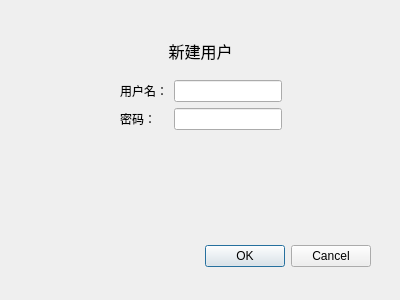
<?xml version="1.0" encoding="UTF-8"?>
<ui version="4.0">
 <class>AddUserDialog</class>
 <widget class="QDialog" name="AddUserDialog">
  <property name="geometry">
   <rect>
    <x>0</x>
    <y>0</y>
    <width>400</width>
    <height>300</height>
   </rect>
  </property>
  <property name="windowTitle">
   <string>Dialog</string>
  </property>
  <widget class="QDialogButtonBox" name="buttonBox">
   <property name="geometry">
    <rect>
     <x>30</x>
     <y>240</y>
     <width>341</width>
     <height>32</height>
    </rect>
   </property>
   <property name="orientation">
    <enum>Qt::Horizontal</enum>
   </property>
   <property name="standardButtons">
    <set>QDialogButtonBox::Cancel|QDialogButtonBox::Ok</set>
   </property>
  </widget>
  <widget class="QLabel" name="label_3">
   <property name="geometry">
    <rect>
     <x>0</x>
     <y>30</y>
     <width>401</width>
     <height>41</height>
    </rect>
   </property>
   <property name="font">
    <font>
     <pointsize>12</pointsize>
    </font>
   </property>
   <property name="frameShape">
    <enum>QFrame::NoFrame</enum>
   </property>
   <property name="text">
    <string>新建用户</string>
   </property>
   <property name="textFormat">
    <enum>Qt::PlainText</enum>
   </property>
   <property name="alignment">
    <set>Qt::AlignCenter</set>
   </property>
  </widget>
  <widget class="QWidget" name="">
   <property name="geometry">
    <rect>
     <x>0</x>
     <y>80</y>
     <width>401</width>
     <height>52</height>
    </rect>
   </property>
   <layout class="QHBoxLayout" name="horizontalLayout">
    <item>
     <spacer name="horizontalSpacer">
      <property name="orientation">
       <enum>Qt::Horizontal</enum>
      </property>
      <property name="sizeHint" stdset="0">
       <size>
        <width>40</width>
        <height>20</height>
       </size>
      </property>
     </spacer>
    </item>
    <item>
     <layout class="QFormLayout" name="formLayout">
      <item row="0" column="0">
       <widget class="QLabel" name="label">
        <property name="text">
         <string>用户名：</string>
        </property>
        <property name="alignment">
         <set>Qt::AlignRight|Qt::AlignTrailing|Qt::AlignVCenter</set>
        </property>
       </widget>
      </item>
      <item row="0" column="1">
       <widget class="QLineEdit" name="lineEdit"/>
      </item>
      <item row="1" column="0">
       <widget class="QLabel" name="label_2">
        <property name="text">
         <string>密码：</string>
        </property>
        <property name="alignment">
         <set>Qt::AlignRight|Qt::AlignTrailing|Qt::AlignVCenter</set>
        </property>
       </widget>
      </item>
      <item row="1" column="1">
       <widget class="QLineEdit" name="lineEdit_2">
        <property name="echoMode">
         <enum>QLineEdit::Password</enum>
        </property>
       </widget>
      </item>
     </layout>
    </item>
    <item>
     <spacer name="horizontalSpacer_2">
      <property name="orientation">
       <enum>Qt::Horizontal</enum>
      </property>
      <property name="sizeHint" stdset="0">
       <size>
        <width>40</width>
        <height>20</height>
       </size>
      </property>
     </spacer>
    </item>
   </layout>
  </widget>
 </widget>
 <resources/>
 <connections>
  <connection>
   <sender>buttonBox</sender>
   <signal>accepted()</signal>
   <receiver>AddUserDialog</receiver>
   <slot>accept()</slot>
   <hints>
    <hint type="sourcelabel">
     <x>248</x>
     <y>254</y>
    </hint>
    <hint type="destinationlabel">
     <x>157</x>
     <y>274</y>
    </hint>
   </hints>
  </connection>
  <connection>
   <sender>buttonBox</sender>
   <signal>rejected()</signal>
   <receiver>AddUserDialog</receiver>
   <slot>reject()</slot>
   <hints>
    <hint type="sourcelabel">
     <x>316</x>
     <y>260</y>
    </hint>
    <hint type="destinationlabel">
     <x>286</x>
     <y>274</y>
    </hint>
   </hints>
  </connection>
 </connections>
</ui>
